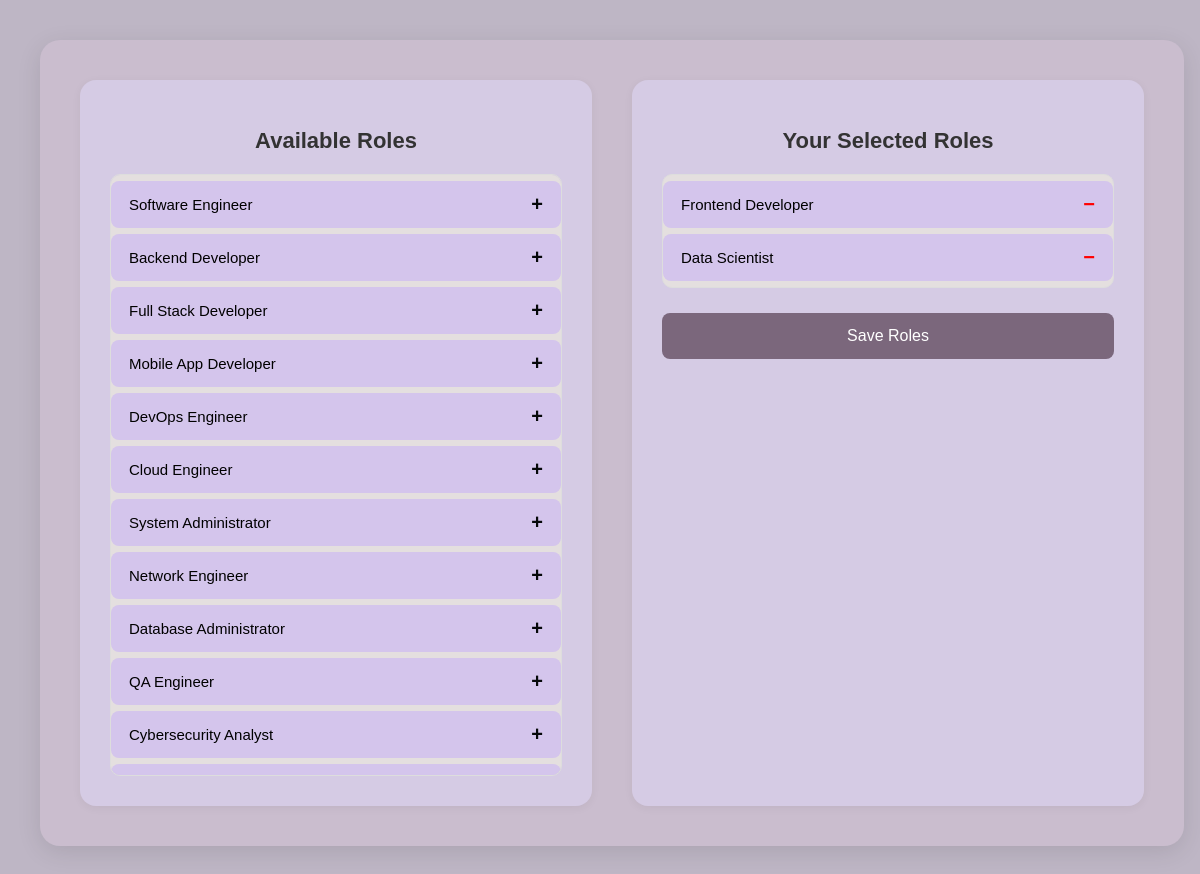
The page /preferences/ (signed in) on the database its author committed.
### resume/models.py (models this page shows, shortened)
class JobRole(models.Model):
    name = models.CharField(max_length=100, unique=True)

### resume/views.py (the view)
# urls.py: path('preferences/', views.preferences, name='preferences'),
@login_required
def preferences(request):
    all_roles = JobRole.objects.all()
    user_pref, created = UserPreference.objects.get_or_create(user=request.user)
    if request.method == 'POST':
        selected_role_ids = request.POST.getlist('selected_roles[]')
        user_pref.job_roles.set(selected_role_ids)
        return redirect('preferences')
    selected_roles = user_pref.job_roles.all()
    return render(request, 'resume/preferences.html', {
        'all_roles': all_roles,
        'selected_roles': selected_roles
    })

### resume/templates/resume/preferences.html (shortened to what this page needs)
{% load static %}
<!DOCTYPE html>
<html lang="en">
<head>
</head>
<body>
  <form method="POST">
    <div class="container">
      <div class="panel">
        <h2>Available Roles</h2>
        <ul id="available-list">
          {% for role in all_roles %}
            {% if role not in selected_roles %}
              <li data-id="{{ role.id }}">
                {{ role.name }}
                <span class="symbol">+</span>
              </li>
            {% endif %}
          {% endfor %}
        </ul>
      </div>
    <div class="panel">
    <h2>Your Selected Roles</h2>
    <ul id="selected-list">
      {% for role in selected_roles %}
        <li data-id="{{ role.id }}">
          {{ role.name }}
          <span class="symbol" style="color:red;">−</span>
        </li>
      {% endfor %}
    </ul>
    <button class="save" type="submit"> Save Roles</button>
</div>
</body>
</html>

### resume/templates/resume/preferences.html (style rules this page uses)
body { font-family: 'Poppins', sans-serif; background: #beb6c5; margin: 0; padding: 40px; min-height: 100vh; }
.container { display: flex; justify-content: space-between; gap: 40px; background: #cabdce; padding: 40px; border-radius: 20px; box-shadow: 0 6px 25px rgba(0, 0, 0, 0.1); width: 95%; margin: auto; }
.panel { flex: 1; background: #d5cbe4; border-radius: 16px; padding: 30px; box-shadow: 0 2px 10px rgba(0, 0, 0, 0.05); }
h2 { margin-bottom: 20px; text-align: center; color: #333; font-size: 22px; }
ul { list-style: none; padding: 0; max-height: 600px; overflow-y: auto; border: 1px solid #ddd; border-radius: 10px; background: #e4dfdf; margin: 0; }
li { padding: 12px 18px; margin: 6px 0; border-radius: 8px; background: #d4c5ec; display: flex; justify-content: space-between; align-items: center; cursor: pointer; transition: background 0.2s, transform 0.1s; font-size: 15px; }
button.save { background: #7b677c; color: white; border: none; padding: 14px 20px; border-radius: 8px; cursor: pointer; margin-top: 25px; width: 100%; font-size: 16px; font-weight: 500; transition: background 0.3s, transform 0.1s; }
.symbol { font-weight: bold; color: #06080a; font-size: 20px; user-select: none; }

### rows shown on the page
JobRole: name "Software Engineer"
JobRole: name "Backend Developer"
JobRole: name "Full Stack Developer"
JobRole: name "Mobile App Developer"
JobRole: name "DevOps Engineer"
JobRole: name "Cloud Engineer"
JobRole: name "System Administrator"
JobRole: name "Network Engineer"
JobRole: name "Database Administrator"
JobRole: name "QA Engineer"
JobRole: name "Cybersecurity Analyst"
JobRole: name "Frontend Developer"
JobRole: name "Data Scientist"
